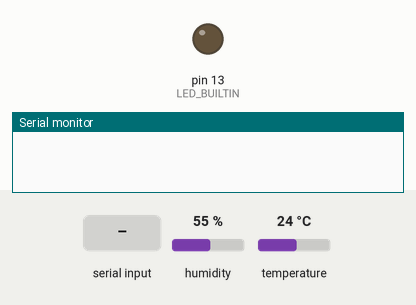
Simulated run of this sketch. Board: Arduino Uno, built with avr-gcc and run on an emulated ATmega328P. Shown: output pins drawn as LEDs (lit = HIGH), the last lines printed to the serial monitor. Inputs (shaded band) come from the test bench; at power-on: humidity 55 %, temperature 24 °C.

Above: at 1.2 s.
1.3 s: "LED_ON\n" received over Serial
At 2.5 s:
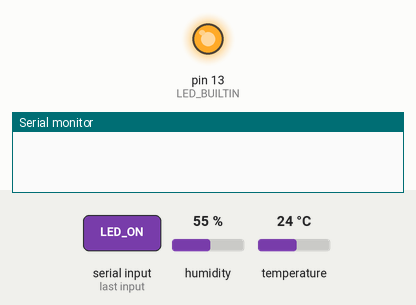
2.8 s: "LED_OFF\n" received over Serial
At 3.8 s:
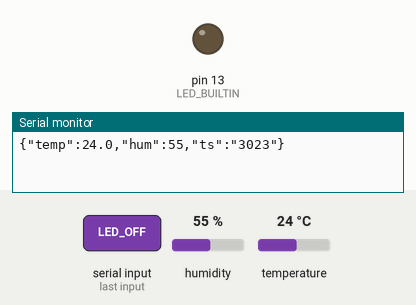
Timing chart, 0 to 5.8 s (numbered marks = the images above; inputs shaded):
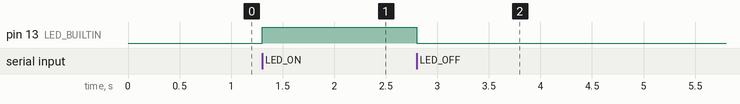

The sketch:

cap16_dht_serial_json.ino
```cpp
#include <DHT.h>
#define DHTPIN 7
#define DHTTYPE DHT11
DHT dht(DHTPIN, DHTTYPE);
unsigned long last=0;

void setup() {
  Serial.begin(115200);
  dht.begin();
  pinMode(LED_BUILTIN, OUTPUT);
}

void loop() {
  // comandi da seriale "LED_ON\n" / "LED_OFF\n"
  if (Serial.available()) {
    String cmd = Serial.readStringUntil('\n');
    cmd.trim();
    if (cmd == "LED_ON")  digitalWrite(LED_BUILTIN, HIGH);
    if (cmd == "LED_OFF") digitalWrite(LED_BUILTIN, LOW);
  }

  if (millis()-last >= 3000) {
    last = millis();
    float h = dht.readHumidity();
    float t = dht.readTemperature(); // °C
    if (isnan(h) || isnan(t)) return;
    Serial.print("{\"temp\":"); Serial.print(t,1);
    Serial.print(",\"hum\":");   Serial.print(h,0);
    Serial.print(",\"ts\":\"");  Serial.print(millis()); Serial.println("\"}");
  }
}
```

Measured:
- after the input at 1.3 s, pin 13 (LED_BUILTIN): LOW → HIGH at once
- after the input at 2.8 s, pin 13 (LED_BUILTIN): HIGH → LOW at once
